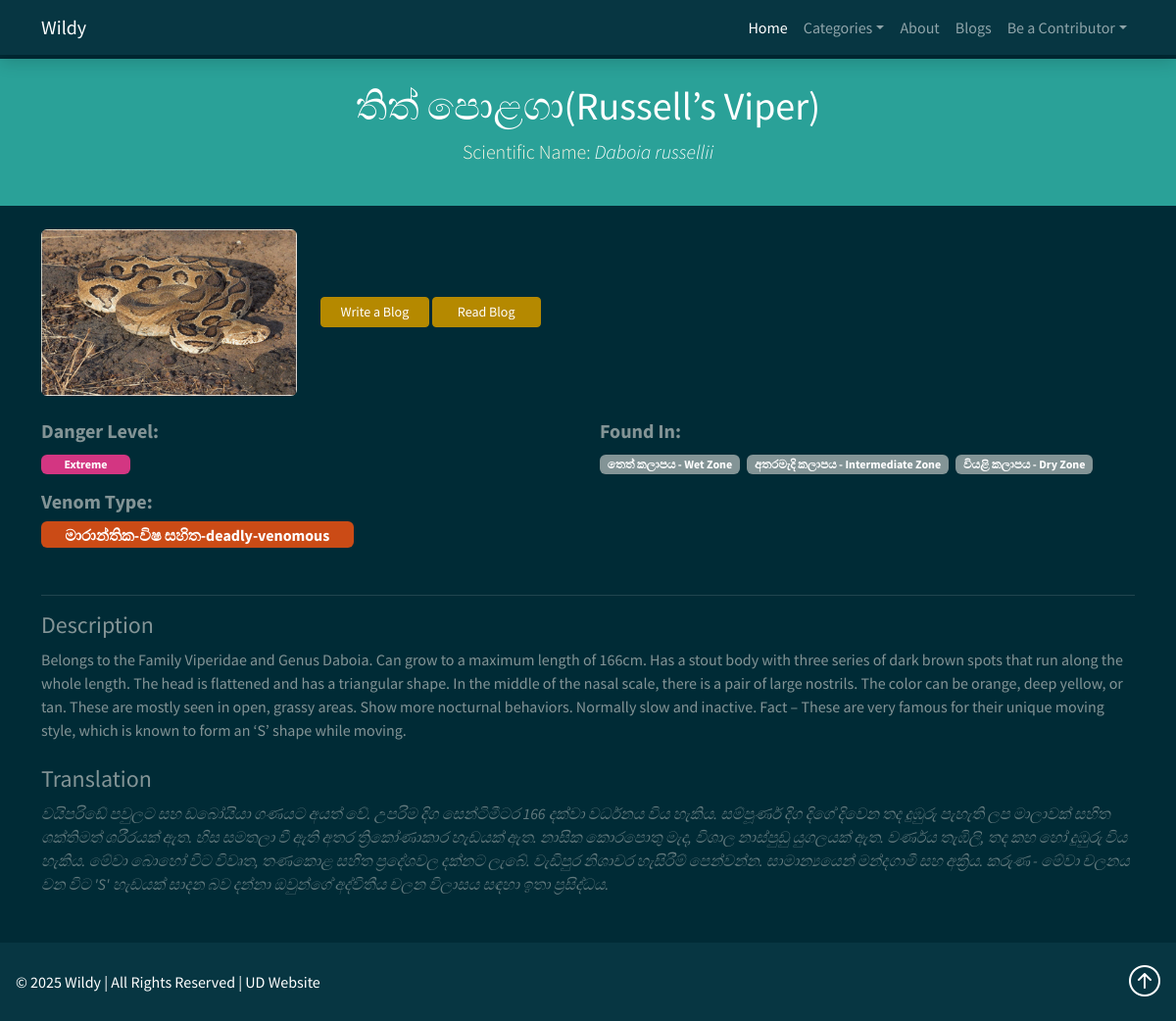
Screenshot of /information/1/ with the database file from the repository.
### webapp/models.py (models this page shows, shortened)
class Snake(models.Model):
    COMMON_DANGER_LEVELS = [
        ('low', 'Low'),
        ('moderate', 'Moderate'),
        ('high', 'High'),
        ('extreme', 'Extreme'),
    ]
    name = models.CharField(max_length=100)
    scientific_name = models.CharField(max_length=150, blank=True)
    description = models.TextField()
    description_translation = models.TextField(blank=True, null=True)
    danger_level = models.CharField(max_length=10, choices=COMMON_DANGER_LEVELS, default='low')
    image = models.ImageField(upload_to='snakes/', blank=True, null=True)
    is_venomous = models.ForeignKey(VenomType, on_delete=models.SET_NULL, null=True, blank=True)
    found_in = models.ManyToManyField(Region, related_name='snakes', blank=True)
    created_at = models.DateTimeField(auto_now_add=True)

class VenomType(models.Model):
    VENOM_TYPE = [
        ('non-venomous', 'Non-Venomous'),
        ('mildly-venomous', 'Mildly-Venomous'),
        ('moderately-venomous', 'Moderately-Venomous'),
        ('deadly-venomous', 'Deadly-Venomous'),
    ]
    name = models.CharField(max_length=50, choices=VENOM_TYPE)
    effect_description = models.TextField()
    description_translation = models.TextField(blank=True, null=True)
    @property
    def venom_type_translation(self):
        venom_type = ''
        if self.name == "non-venomous":
            venom_type = "විෂ නොවන"
        elif self.name == "mildly-venomous":
            venom_type = "මද-විෂ සහිත"
        elif self.name == "moderately-venomous":
            venom_type = "මධ්‍යස්ථ-විෂ සහිත"
        else:
            venom_type = "මාරාන්තික-විෂ සහිත"
        return venom_type

class Region(models.Model):
    name = models.CharField(max_length=100)
    region = models.TextField(blank=True)

### webapp/views.py (the view)
# urls.py: path('information/<int:pk>/', views.information, name="information"),
def information(request, pk):
    snake_details = Snake.objects.get(pk=pk)
    context = {'snake': snake_details}
    return render(request, 'information.html', context=context)

### webapp/context_processors.py (called while the page is built)
def categories_processor(request):
    categories = VenomType.objects.all()
    return {'categories': categories}

### webapp/templates/information.html (shortened to what this page needs)
{% extends 'base.html' %}
{% load heroicons %}
{% block content %}
<header class="bg-success text-white text-center py-4 mb-4">
  <div class="container">
    <h1>{{ snake.name }}</h1>
    <p class="lead"><span class="text-light">Scientific Name:</span> <em>{{ snake.scientific_name }}</em></p>
  </div>
</header>
{% if snake.image %}
<div class="container mb-4">
  <div class="row align-items-center">
    <div class="col-md-3">
      <img src="{{ snake.image.url }}" class="img-fluid rounded" alt="{{ snake.name }}">
    </div>
    <div class="col-md-2 d-flex">
      <a class="btn btn-sm btn-primary col-8" href="{% url 'write_blogs' snake.pk %}">Write a Blog</a>
      <a class="btn btn-sm btn-primary col-8" href="{% url 'read_blogs' snake.pk %}">Read Blog</a>
    </div>
  </div>
</div>
{% endif %}
<div class="container">
  <div class="row">
    <div class="col-md-6 mb-3">
      <h5><strong>Danger Level:</strong></h5>
      <p>
        <span class="badge col-md-2
          {% if snake.danger_level == 'low' %}bg-success
          {% elif snake.danger_level == 'moderate' %}bg-warning
          {% elif snake.danger_level == 'high' %}bg-danger
          {% else %}bg-danger{% endif %}">
          {{ snake.get_danger_level_display }}
        </span>
      </p>
      <h5><strong>Venom Type:</strong></h5>
      <p class="col-md-7 badge bg-warning fs-6">{{ snake.is_venomous.venom_type_translation }}-{{ snake.is_venomous.name }}</p>
    </div>
    <div class="col-md-6 mb-3">
      <h5><strong>Found In:</strong></h5>
      {% for region in snake.found_in.all %}
        <span class="badge bg-secondary me-1">{{ region.name }}</span>
      {% empty %}
        <p class="text-muted">Unknown</p>
      {% endfor %}
    </div>
  </div>
  <hr>
  <div class="mb-4">
    <h4>Description</h4>
    <p>{{ snake.description }}</p>
  </div>
  {% if snake.description_translation %}
  <div class="mb-5">
    <h4>Translation</h4>
    <p class="fst-italic text-muted">{{ snake.description_translation }}</p>
  </div>
  {% endif %}
</div>
{% endblock %}

### rows the page displays
Snake: name "තිත් පොළගා(Russell’s Viper)", scientific_name "Daboia russellii", image (picture), danger_level "Extreme", is_venomous.venom_type_translation "මාරාන්තික-විෂ සහිත", is_venomous.name "deadly-venomous", description "Belongs to the Family Viperidae and Genus Daboia. Can grow to a maximum length of 166cm. Has a stout body with three series of dark brown spots that run along the whole length. The head is flattened and has a triangular shape. In the middle of the nasal scale, there is a pair of large nostrils. The color can be orange, deep yellow, or tan. These are mostly seen in open, grassy areas. Show more nocturnal behaviors. Normally slow and inactive. Fact – These are very famous for their unique moving style, which is known to form an ‘S’ shape while moving.", description_translation "වයිපරිඩේ පවුලට සහ ඩබෝයියා ගණයට අයත් වේ. උපරිම දිග සෙන්ටිමීටර 166 දක්වා වර්ධනය විය හැකිය. සම්පූර්ණ දිග දිගේ දිවෙන තද දුඹුරු පැහැති ලප මාලාවක් සහිත ශක්තිමත් ශරීරයක් ඇත. හිස සමතලා වී ඇති අතර ත්‍රිකෝණාකාර හැඩයක් ඇත. නාසික කොරපොතු මැද, විශාල නාස්පුඩු යුගලයක් ඇත. වර්ණය තැඹිලි, තද කහ හෝ දුඹුරු විය හැකිය. මේවා බොහෝ විට විවෘත, තණකොළ සහිත ප්‍රදේශවල දක්නට ලැබේ. වැඩිපුර නිශාචර හැසිරීම් පෙන්වන්න. සාමාන්‍යයෙන් මන්දගාමී සහ අක්‍රිය. කරුණ - මේවා චලනය වන විට 'S' හැඩයක් සාදන බව දන්නා ඔවුන්ගේ අද්විතීය චලන විලාසය සඳහා ඉතා ප්‍රසිද්ධය."
Region: name "තෙත් කලාපය - Wet Zone"
Region: name "අතරමැදි කලාපය - Intermediate Zone"
Region: name "වියළි කලාපය - Dry Zone"
